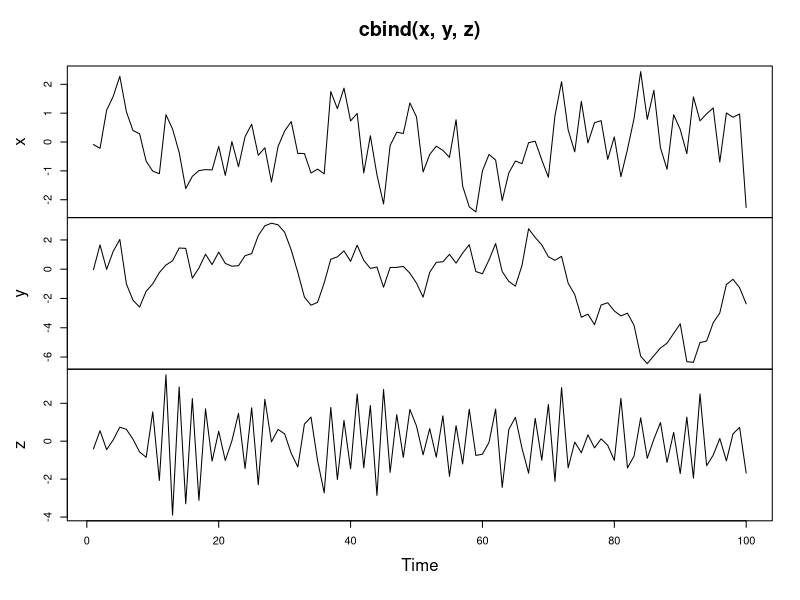
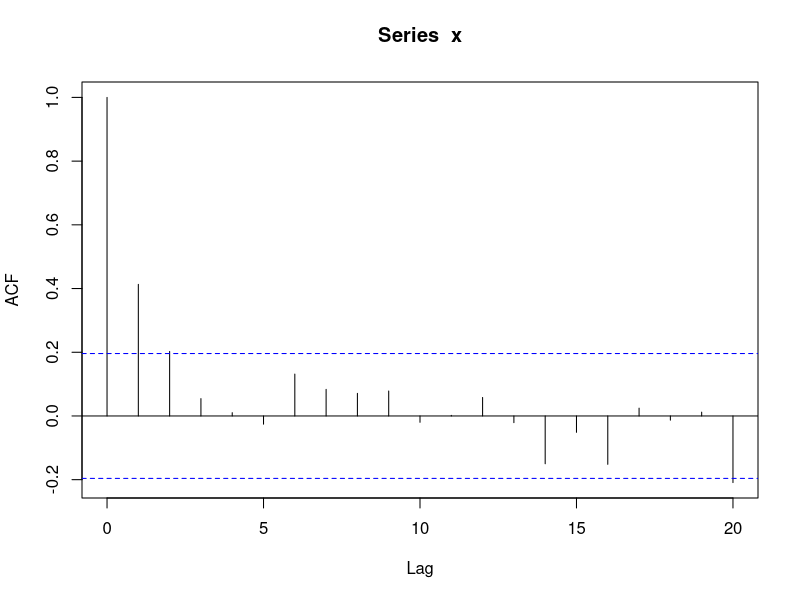
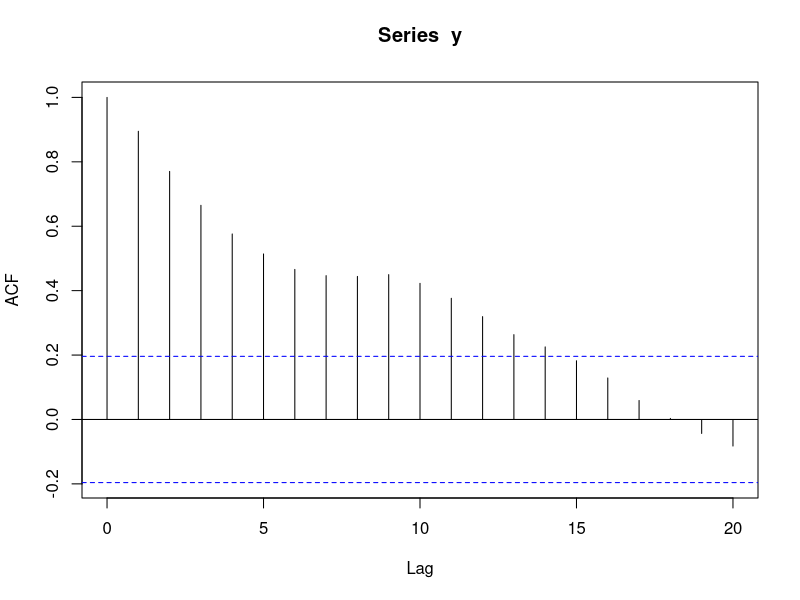
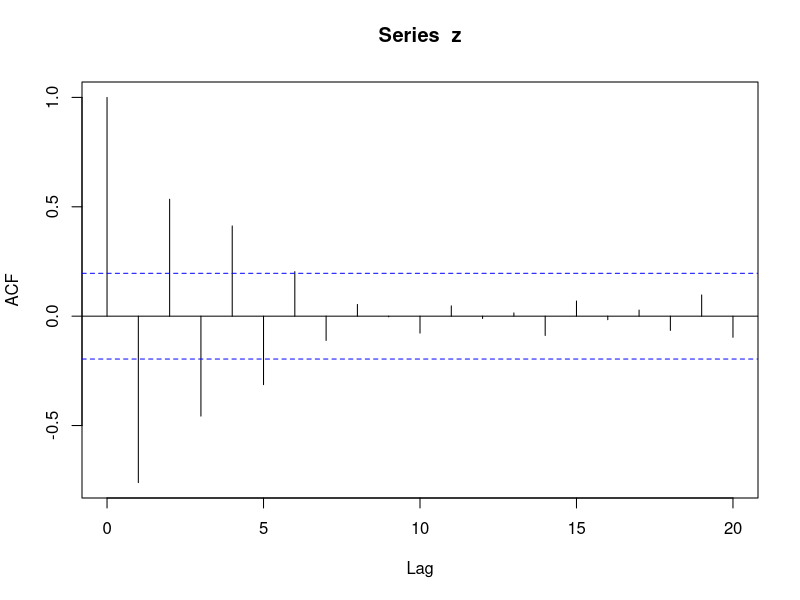
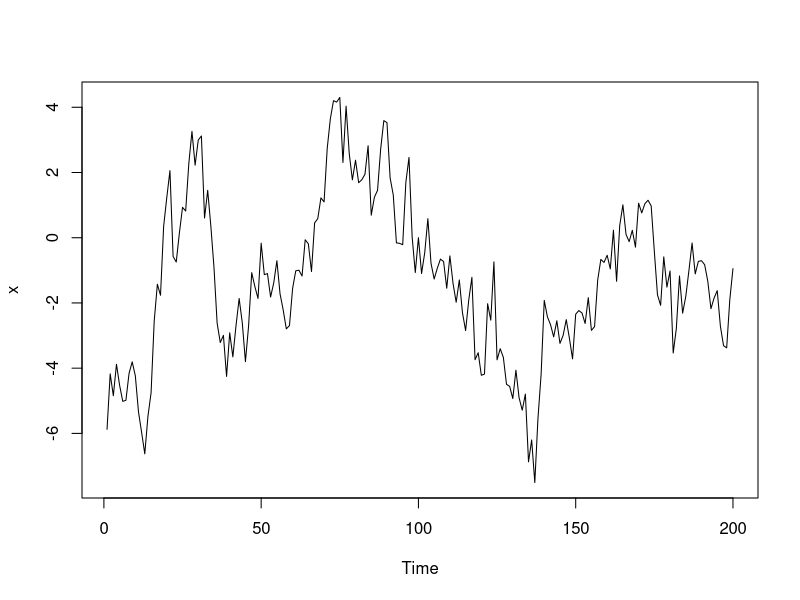
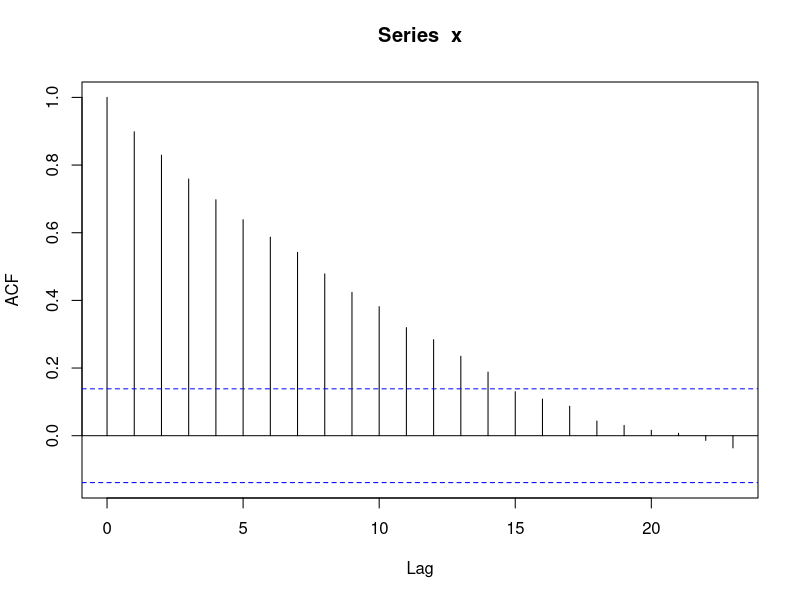
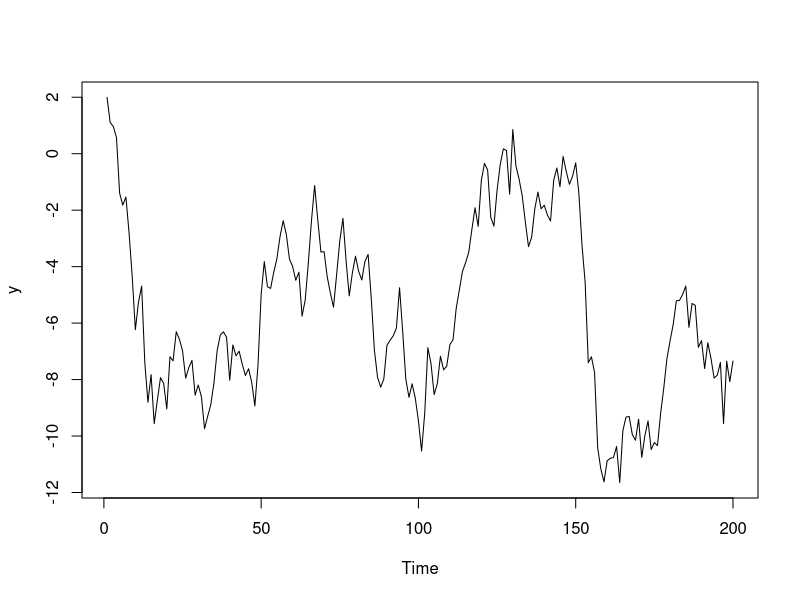
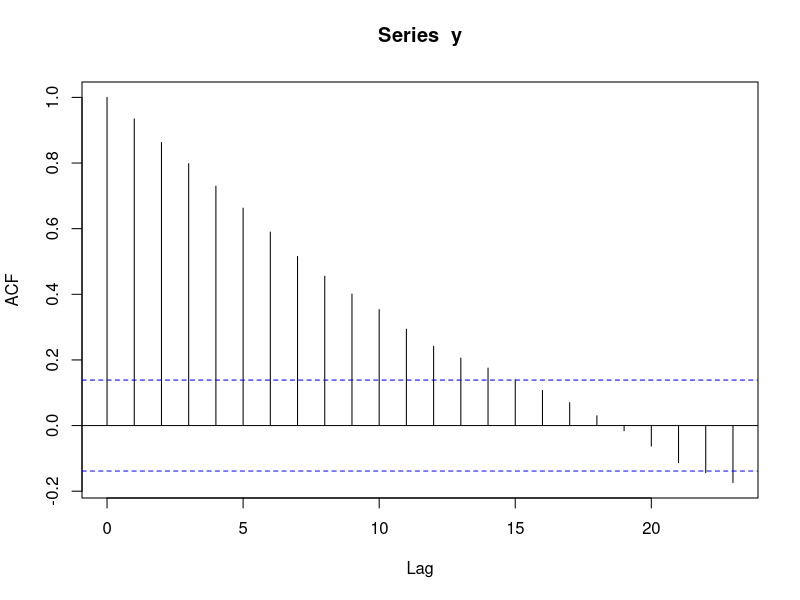

R code for these plots, in order:
## ---- chunk 1
knitr::opts_chunk$set(echo = TRUE)
## ---- chunk 2
# Simulate an AR model with 0.5 slope
x <- arima.sim(model =list(ar=0.5), n = 100)

# Simulate an AR model with 0.9 slope. Slope 0.9 will increase the autocorrelation
y <- arima.sim(model=list(ar=0.9), n=100)

# Simulate an AR model with -0.75 slope, negative slope will create an oscilative model
z <- arima.sim(model=list(ar=-0.75),n=100)

# Plot your simulated data
plot.ts(cbind(x, y, z))

## ---- chunk 3
# Calculate the ACF for x
acf(x)

# Calculate the ACF for y
acf(y)

# Calculate the ACF for z
acf(z)

## ---- chunk 4
# Simulate and plot AR model with slope 0.9 
x <- arima.sim(model = list(ar=0.9), n = 200)
ts.plot(x)
acf(x)

# Simulate and plot AR model with slope 0.98: higher persistence when its slope parameter is closer to 1
y <- arima.sim(model= list(ar=0.98), n=200)
ts.plot(y)
acf(y)

# Simulate and plot RW model: slope is close to 1, strong persistence
z <- arima.sim(model= list(order=c(0,1,0)), n=200)
ts.plot(z)
acf(z)

## ---- chunk 5
# Fit the AR model to x
arima(x, order = c(1,0,0))

# Copy and paste the slope (ar1) estimate
#0.8575

# Copy and paste the slope mean (intercept) estimate
#-0.0948

# Copy and paste the innovation variance (sigma^2) estimate
#1.022

# Fit the AR model to AirPassengers
AR <-arima(AirPassengers, order = c(1,0,0))
print(AR)

# Run the following commands to plot the series and fitted values
ts.plot(AirPassengers)
AR_fitted <- AirPassengers - residuals(AR)
points(AR_fitted, type = "l", col = 2, lty = 2)


## ---- chunk 6
# Fit an AR model to Nile
AR_fit <-arima(Nile, order  = c(1,0,0))
print(AR_fit)

# Use predict() to make a 1-step forecast
predict_AR <- predict(AR_fit)

# Obtain the 1-step forecast using $pred[1]

predict_AR$pred[1]
# Use predict to make 1-step through 10-step forecasts
predict(AR_fit, n.ahead = 10)

# Run to plot the Nile series plus the forecast and 95% prediction intervals
ts.plot(Nile, xlim = c(1871, 1980))
AR_forecast <- predict(AR_fit, n.ahead = 10)$pred
AR_forecast_se <- predict(AR_fit, n.ahead = 10)$se
points(AR_forecast, type = "l", col = 2)
points(AR_forecast - 2*AR_forecast_se, type = "l", col = 2, lty = 2)
points(AR_forecast + 2*AR_forecast_se, type = "l", col = 2, lty = 2)
